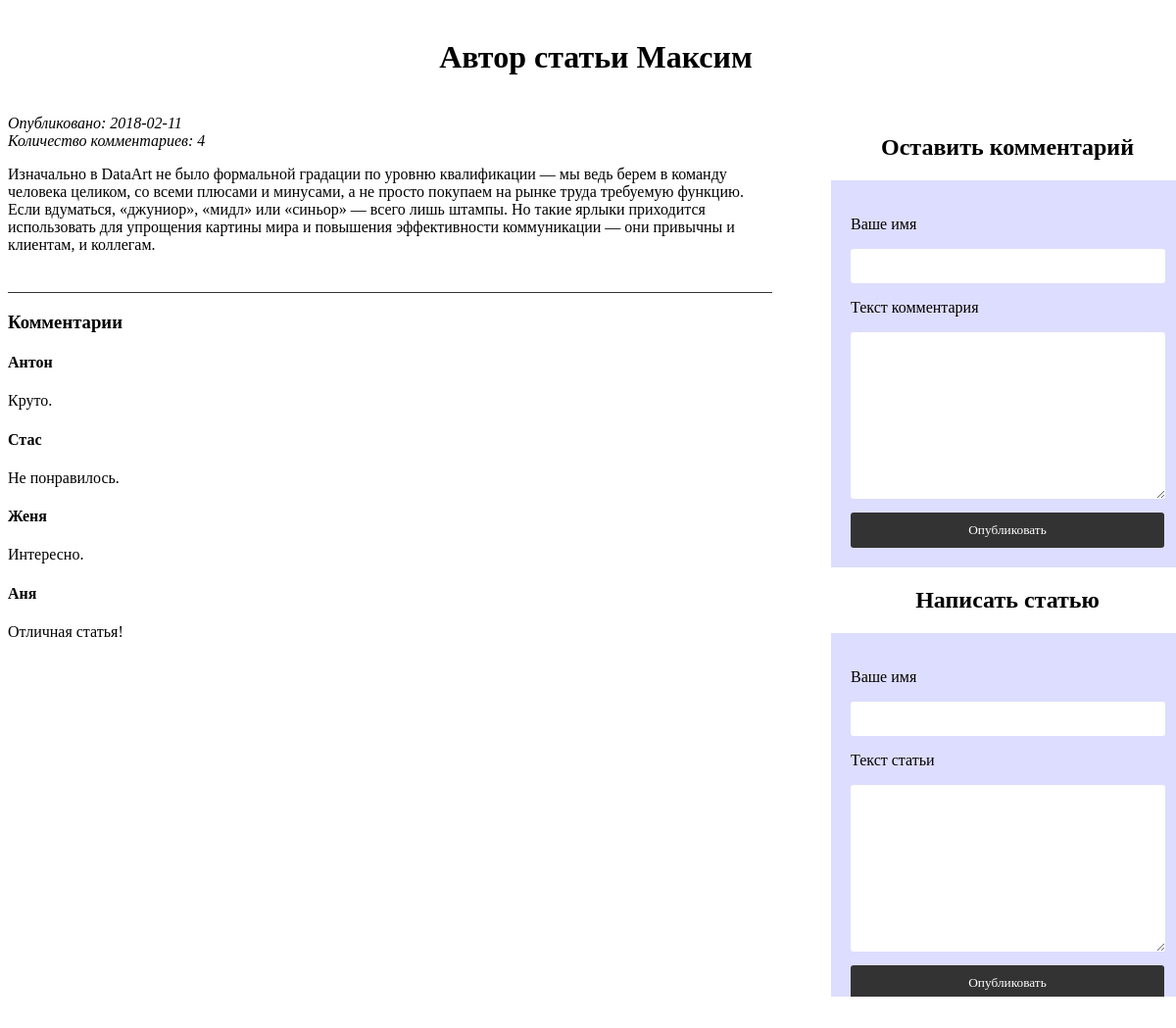
Page /article.php?id=25 on the committed database.
### tables this page shows
CREATE TABLE IF NOT EXISTS `articles` (
  `id` int(11) NOT NULL,
  `title` varchar(255) NOT NULL,
  `content` text NOT NULL,
  `date` date DEFAULT NULL
);

CREATE TABLE IF NOT EXISTS `comments` (
  `id` int(11) NOT NULL,
  `article_id` int(11) NOT NULL,
  `name` varchar(100) NOT NULL,
  `comment` text NOT NULL
);

### article.php (called while the page is built, shortened)
<?php
require_once "config/database.php";
require_once "models/articles.php";
$conn = db_connect();
$article = get_article($conn, $_GET['id']);
$comments = all_comments($conn, $_GET['id']);
$count_comments = get_count_comments($conn, $_GET['id']);
include "views/article.php";

### models/articles.php (called while the page is built, shortened)
<?php
function get_article($conn, $id) {
    $sql = "SELECT id, title, content, date FROM articles WHERE id = $id";
    $result = $conn->query($sql);
    if($result->num_rows > 0) {
        $article = $result->fetch_assoc();
    }
    return $article;
}
function all_comments($conn, $id) {
    $sql = "SELECT id, article_id, name, comment FROM comments WHERE article_id = $id ORDER BY id DESC";
    $result = $conn->query($sql);
    $comments = array();
    if($result->num_rows > 0) {
        while ($row = $result->fetch_assoc()) {
            $comments[] = $row;
        }
    }
    return $comments;
}
function get_count_comments($conn, $id) {
    $sql = "SELECT article_id FROM comments WHERE article_id = $id";
    $result = $conn->query($sql);
    $comments = $result->num_rows;
    return $comments;
}

### views/article.php (the view, shortened to what this page needs)
<!doctype html>
<html lang="en">
<head>
    <link rel="stylesheet" href="/assets/css/style.css">
</head>
<body>
<div class="wrapper">
    <h1 class="title">Автор статьи <? echo $article['title']; ?></h1>
    <div class="content">
        <div class="blog-block">
            <div class="blog-item">
                <em class="date-of-publish">Опубликовано: <? echo $article['date']; ?></em><br>
                <em class="comments">Количество комментариев: <?php echo $count_comments; ?></em>
                <p class="article">
                    <? echo $article['content']; ?>
                </p>
            </div>
            <div class="comments-block">
                <h3 class="comments-title">Комментарии</h3>
                <?php foreach ($comments as $comment) : ?>
                    <h4 class="name"><?php echo $comment['name']; ?></h4>
                    <p class="text"><?php echo $comment['comment']; ?></p>
                <?php endforeach; ?>
            </div>
        </div>
        <div class="form-block">
            <h2 class="form-title">Оставить комментарий</h2>
            <form action="../article.php" method="post">
                <p>Ваше имя</p>
                <input type="text" name="name" required>
                <p>Текст комментария</p>
                <textarea name="comment" id="" cols="30" rows="10" required></textarea>
                <input type="submit" name="publish_comment" value="Опубликовать">
            </form>
            <h2 class="form-title">Написать статью</h2>
            <form action="../article.php" method="post">
                <p>Ваше имя</p>
                <input type="text" name="title" required>
                <p>Текст статьи</p>
                <textarea name="content" id="" cols="30" rows="10" required></textarea>
                <input type="submit" name="publish_article" value="Опубликовать">
            </form>
        </div>
    </div>
</div>
</body>
</html>

### assets/css/style.css (style rules this page uses)
body { font-family: "Comic Sans MS"; }
.wrapper { width: 1200px; margin: 0 auto; }
.title { text-align: center; margin: 40px auto; }
.content { width: 100%; display: flex; justify-content: space-between; }
.form-block { margin-left: 30px; width: 30%; }
.form-title { text-align: center; }
.form-block form { background: #ddddff; padding: 20px; }
.form-block form input[type='text'] { width: 94%; padding: 10px; border: 0; border-radius: 3px; }
.form-block form textarea { width: 94%; padding: 10px; border: 0; border-radius: 3px; }
.form-block form input[type='submit'] { width: 100%; padding: 10px; border: 0; border-radius: 3px; margin-top: 10px; color: #fff; background: #333; cursor: pointer; font-family: "Comic Sans MS"; }
.blog-block { width: 65%; }
.blog-item { border-bottom: 1px solid #333; padding-bottom: 23px; }

### rows in the picture
articles: title "Максим", date "2018-02-11", content "Изначально в DataArt не было формальной градации по уровню квалификации — мы ведь берем в команду человека целиком, со всеми плюсами и минусами, а не просто покупаем на рынке труда требуемую функцию. Если вдуматься, «джуниор», «мидл» или «синьор» — всего лишь штампы. Но такие ярлыки приходится использовать для упрощения картины мира и повышения эффективности коммуникации — они привычны и клиентам, и коллегам."
comments: name "Антон", comment "Круто."
comments: name "Стас", comment "Не понравилось."
comments: name "Женя", comment "Интересно."
comments: name "Аня", comment "Отличная статья!"

### other values in the picture
$count_comments "4"
